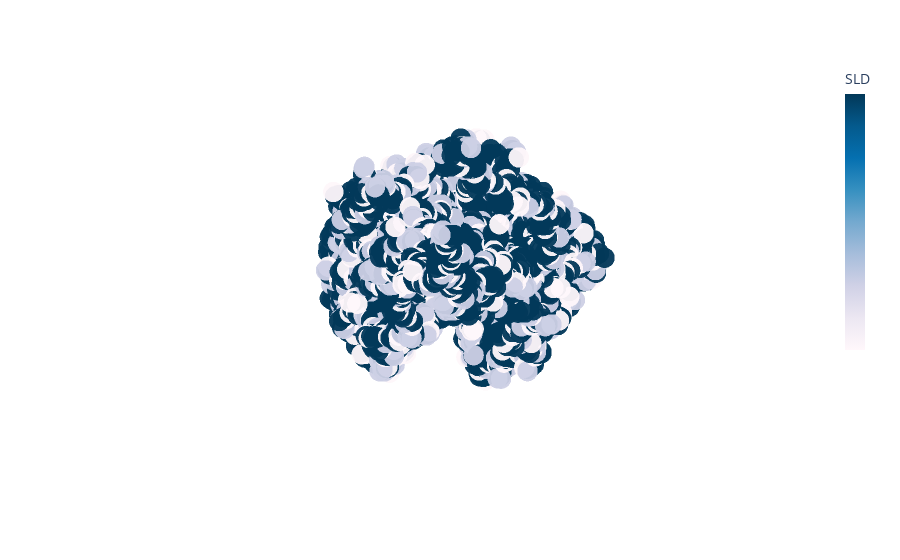

Notebook code for this chart:
### Code cell
scaled_sld = coordinates[:,-1] - np.min(coordinates[:,-1])/(np.max(coordinates[:,-1]) - np.min(coordinates[:,-1]))
plotting_coords = np.hstack((coordinates[:,0:3], scaled_sld.reshape(-1,1)))
fig = px.scatter_3d(pd.DataFrame(plotting_coords, columns=['x','y','z','sld']), x ='y', y='x',z='z', color='sld', size='sld', opacity=.95, color_continuous_scale=px.colors.sequential.PuBu)

fig.update_traces(marker=dict(
                              line=dict(width=0,
                                        color='black')),
                  selector=dict(mode='markers'))

fig.update_layout(scene_camera=dict(
    eye=dict(x=1.2, y=1.2, z=0.6),
    center=dict(x=0, y=0, z=0),
    up=dict(x=3, y=3, z=0)))

fig.update_layout(coloraxis_colorbar=dict(
    title="SLD",
    thicknessmode="pixels", thickness=20,
    lenmode="pixels", len=300,
    yanchor="top", y=1,
    ticks="outside", ticksuffix="",
    dtick=8
))

fig.update_scenes(xaxis_visible=False, yaxis_visible=False,zaxis_visible=False )
fig.show()

#fig.write_image("../Images/RhuA/RhuA_Image_Test_1.png", scale=5)

### Figure 1 — Plotly figure (JSON) as saved in the notebook; plotly's stock layout.template omitted (floating-point values rounded to 4 significant figures; data arrays with more than 128 entries replaced by an {"elided": "..."} marker saying what was removed)
{"data": [{"hovertemplate": "y=%{x}<br>x=%{y}<br>z=%{z}<br>sld=%{marker.color}<extra></extra>", "legendgroup": "", "marker": {"color": {"elided": "8476 float values"}, "coloraxis": "coloraxis", "line": {"color": "black", "width": 0}, "opacity": 0.95, "size": {"elided": "8476 float values"}, "sizemode": "area", "sizeref": 0.0005853, "symbol": "circle"}, "mode": "markers", "name": "", "scene": "scene", "showlegend": false, "type": "scatter3d", "x": {"elided": "8476 float values"}, "y": {"elided": "8476 float values"}, "z": {"elided": "8476 float values"}}], "layout": {"coloraxis": {"colorbar": {"dtick": 8, "len": 300, "lenmode": "pixels", "thickness": 20, "thicknessmode": "pixels", "ticks": "outside", "ticksuffix": "", "title": {"text": "SLD"}, "y": 1, "yanchor": "top"}, "colorscale": [[0, "rgb(255,247,251)"], [0.125, "rgb(236,231,242)"], [0.25, "rgb(208,209,230)"], [0.375, "rgb(166,189,219)"], [0.5, "rgb(116,169,207)"], [0.625, "rgb(54,144,192)"], [0.75, "rgb(5,112,176)"], [0.875, "rgb(4,90,141)"], [1, "rgb(2,56,88)"]]}, "legend": {"itemsizing": "constant", "tracegroupgap": 0}, "margin": {"t": 60}, "scene": {"camera": {"center": {"x": 0, "y": 0, "z": 0}, "eye": {"x": 1.2, "y": 1.2, "z": 0.6}, "up": {"x": 3, "y": 3, "z": 0}}, "domain": {"x": [0, 1], "y": [0, 1]}, "xaxis": {"title": {"text": "y"}, "visible": false}, "yaxis": {"title": {"text": "x"}, "visible": false}, "zaxis": {"title": {"text": "z"}, "visible": false}}}}
